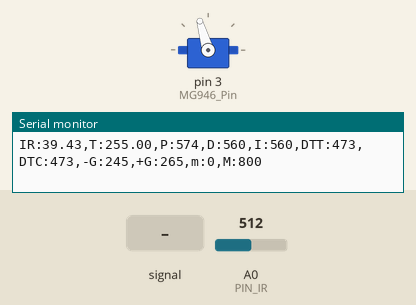
Recording of a sketch running on a simulated Arduino Uno, built with avr-gcc and run on an emulated ATmega328P. Shown: servo, the last lines printed to the serial monitor. Inputs (shaded band) come from the test bench; at power-on: A0 (PIN_IR) = 512.

Above: at 1.2 s.
1.3 s: A0 (PIN_IR) fed a 1000 Hz sine of ±255 counts around its level
4.3 s: A0 (PIN_IR) set to 306
At 4.7 s:
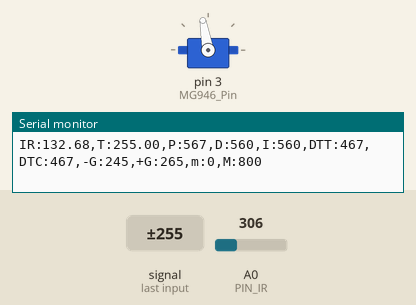
5.8 s: A0 (PIN_IR) fed a 200 Hz sine of ±81 counts around its level
At 5.87 s:
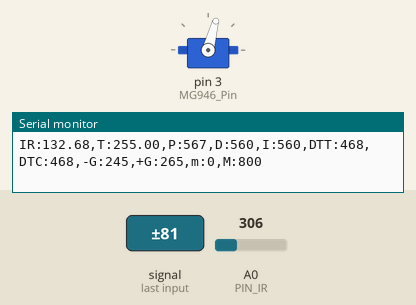
8.8 s: A0 (PIN_IR) set to 122
10.3 s: A0 (PIN_IR) set to 0
At 11.2 s:
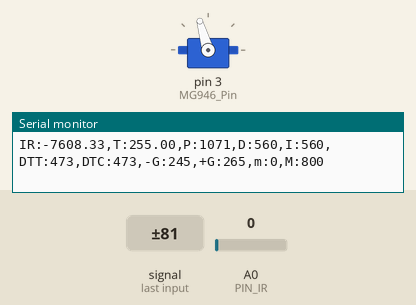
11.8 s: A0 (PIN_IR) set to 41
At 12.4 s:
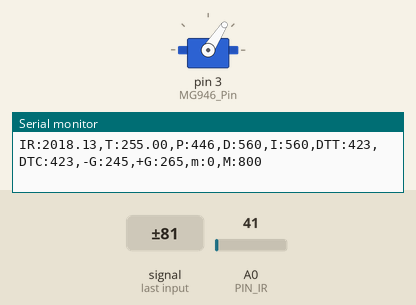
Timing chart, 0 to 14.3 s (numbered marks = the images above; inputs shaded):
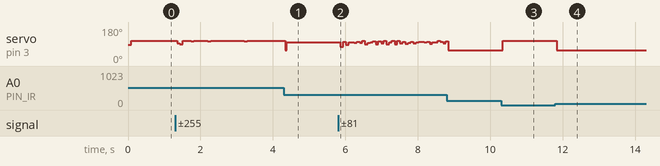

The sketch:

new.ino
```cpp
#include <Servo.h>
#define PIN_IR A0
#define MG946_Pin 3
#define MG946_L 553
#define MG946_M 1424
#define MG946_H 2399
#define N_SAMPLES 300
#define lim 250
#define _INTERVAL_DIST 10
#define _INTERVAL_SERVO 23
#define _INTERVAL_SERIAL 100

float prevError;
float pterm;
float dterm;
float iterm;
float target;
float error;

Servo MG946;

float Kp = 13;                //P게인 값
float Ki = 0.02;                  //I게인 값
float Kd = 180;                  //D게인 값
float ir_dist = 0;
boolean D = true;
int duty_target, duty_curr;
unsigned long last_sampling_time_dist, last_sampling_time_servo, last_sampling_time_serial;
bool event_dist, event_servo, event_serial;
double Setpoint, Input, Output, ServoOutput;
unsigned long currentTime, previous_time;
double Time = 0.294;
double controls = 0;
float dist_target = 31;
float dist_raw, dist_ema, dist_cali;
float alpha;
int tmp;

int sort_asc(const void* item1, const void* item2)
{
  float a = *((float*)item1);
  float b = *((float*)item2);
  return a - b;
}

float ir_distance2(void)
{
  float ir_val[N_SAMPLES];
  float tmp;
  // take N_SAMPLES and sort them in an ascending order.
  ir_val[0] = float(analogRead(PIN_IR));

  for (int i = 1; i < N_SAMPLES; i++) {
    ir_val[i] = float(analogRead(PIN_IR));
  }

  qsort(ir_val, N_SAMPLES, sizeof(ir_val[0]), sort_asc);

  int cnt = N_SAMPLES / 2;
  tmp = 0.0;
  for (int i = 50; i < cnt + 50; i++) {
    tmp += ir_val[i];
  }
  tmp = tmp / (float) cnt;
  tmp = ((6762.0 / (tmp - 9.0)) - 4.0);
  return tmp;
}

void setup() {
  if (D)
  {
    Serial.begin(57600);
    Serial.println("start");
  }
  MG946.attach(MG946_Pin);
  MG946.writeMicroseconds(MG946_M); //초기화 각도삽입
}
void loop() {
  unsigned long time_curr = millis();
  if (time_curr >= last_sampling_time_dist + _INTERVAL_DIST) {
    last_sampling_time_dist += _INTERVAL_DIST;
    event_dist = true;
  }
  if (time_curr >= last_sampling_time_servo + _INTERVAL_SERVO) {
    last_sampling_time_servo += _INTERVAL_SERVO;
    event_servo = true;
  }
  if (time_curr >= last_sampling_time_serial + _INTERVAL_SERIAL) {
    last_sampling_time_serial += _INTERVAL_SERIAL;
    event_serial = true;
  }
  if (event_dist) {
    event_dist = false;
    ir_dist = ir_distance2();

    error = (dist_target - ir_dist);
    pterm = Kp * error;
    dterm = Kd * (error - prevError);
    iterm += Ki * error;
    if (abs(iterm) > 70) iterm = 0;
    prevError = error;
    target = pterm + dterm + iterm;

    tmp = target;
    if (target > lim)
    {
      tmp = lim;
    }
    if (target < -lim)
    {
      tmp = -lim;
    }
  }
  if (event_servo) {
    event_servo = false;
    duty_target = 1385 + tmp;
    duty_curr = duty_target;
    MG946.writeMicroseconds(duty_target);
  }
  if (event_serial) {
    event_serial = false;
    Serial.print("IR:");
    Serial.print(ir_dist*10-55);
    Serial.print(",T:");
    Serial.print(dist_target*10-55);
    Serial.print(",P:");
    Serial.print(map(pterm, -1000, 1000, 510, 610));
    Serial.print(",D:");
    Serial.print(map(dterm, -1000, 1000, 510, 610));
    Serial.print(",I:");
    Serial.print(map(dterm, -1000, 1000, 510, 610));
    Serial.print(",DTT:");
    Serial.print(map(duty_target, 1000, 2000, 410, 510));
    Serial.print(",DTC:"); // [2980] “duty_curr” 출력
    Serial.print(map(duty_curr, 1000, 2000, 410, 510));
    Serial.println(",-G:245,+G:265,m:0,M:800");
  }


}
```

Measured:
- after the input at 4.3 s, servo on pin 3 (MG946_Pin): 106° → 100° at once
- after the input at 10.3 s, servo on pin 3 (MG946_Pin): 57° → 106° at once
- after the input at 11.8 s, servo on pin 3 (MG946_Pin): 106° → 57° at once
